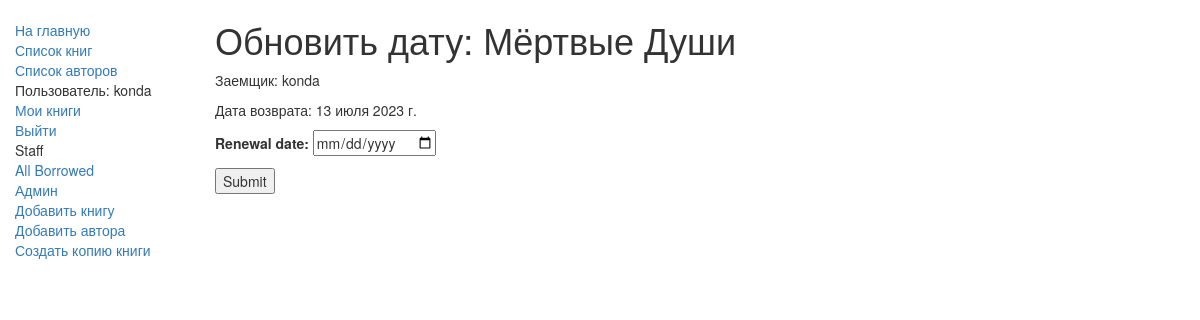
/catalog/booki/cf97f8aa1454492da7ad8a1b7fcfddee/ (signed in), run on an earlier commit of the app's database.
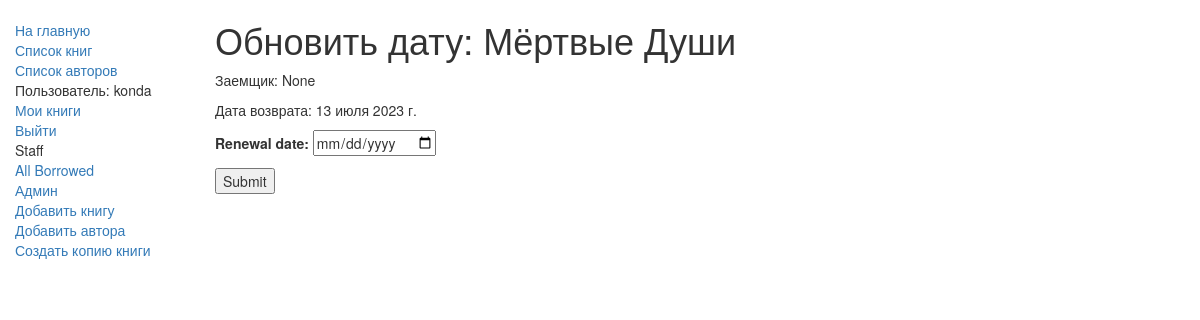
And on a later commit of the database.
### catalog/models.py (models this page shows, shortened)
class BookInstance(models.Model):
    id = models.UUIDField(primary_key=True, default=uuid.uuid4,
                          help_text="Unique ID for this particular book across whole library")
    book = models.ForeignKey('Book', on_delete=models.SET_NULL, null=True)
    imprint = models.CharField(max_length=200)
    due_back = models.DateField(null=True, blank=True)
    borrower = models.ForeignKey(User, on_delete=models.SET_NULL, null=True, blank=True)
    LOAN_STATUS = (
        ('m', 'Maintenance'),
        ('o', 'On loan'),
        ('a', 'Доступно'),
        ('r', 'Reserved'),
    )
    status = models.CharField(max_length=1, choices=LOAN_STATUS, blank=True, default='m', help_text='Book availability')
    class Meta:
        ordering = ["due_back"]
        permissions = (("can_mark_returned", "Set book as returned"),)

class Book(models.Model):
    def display_genre(self):
        return ', '.join([genre.name for genre in self.genre.all()[:3]])
    display_genre.short_description = 'Genre'
    title = models.CharField(max_length=40)
    author = models.ForeignKey(Author, on_delete=models.SET_NULL, null=True)
    summary = models.TextField(max_length=1000, help_text="Enter a brief description of the book")
    isbn = models.CharField('ISBN', max_length=13,
                            help_text='13 Character <a href="https://www.isbn-international.org/content/what-isbn">ISBN number</a>')
    genre = models.ManyToManyField(Genre, help_text="Select a genre for this book")
    class Meta:
        ordering = ['title', 'author']

### catalog/views.py (the view)
# urls.py: path('booki/<pk>/', views.renew_book_librarian, name='renew-book-librarian'),
@permission_required('catalog.can_mark_returned')
def renew_book_librarian(request, pk):
    book_inst = get_object_or_404(BookInstance, pk=pk)
    if request.method == 'POST':
        form = RenewBookForm(request.POST)
        if form.is_valid():
            book_inst.due_back = form.cleaned_data['renewal_date']
            book_inst.save()
            return HttpResponseRedirect(reverse('all-borrowed'))
    else:
        proposed_renewal_date = datetime.date.today() + datetime.timedelta(weeks=3)
        form = RenewBookForm(initial={'renewal_date': proposed_renewal_date, })
    return render(request, 'catalog/book_renew_librarian.html', {'form': form, 'bookinst': book_inst})

### catalog/views.py (shortened to what this page needs)
class RenewBookForm(forms.Form):
    renewal_date = forms.DateField(widget=forms.DateInput(attrs={'type': 'date'}))

### catalog/templates/catalog/book_renew_librarian.html (shortened to what this page needs)
{% extends "catalog/base.html" %}
{% block content %}
    <h1>Обновить дату: {{bookinst.book.title}}</h1>
    <p>Заемщик: {{bookinst.borrower}}</p>
    <p>Дата возврата: {{bookinst.due_back}}</p>
<form method="post">
  {{ form.as_p }}
  <button type="submit">Submit</button>
</form>
{% endblock %}

What changed in the data, as far as the page shows it:
changed BookInstance "Мёртвые Души": borrower "konda" → "None"
